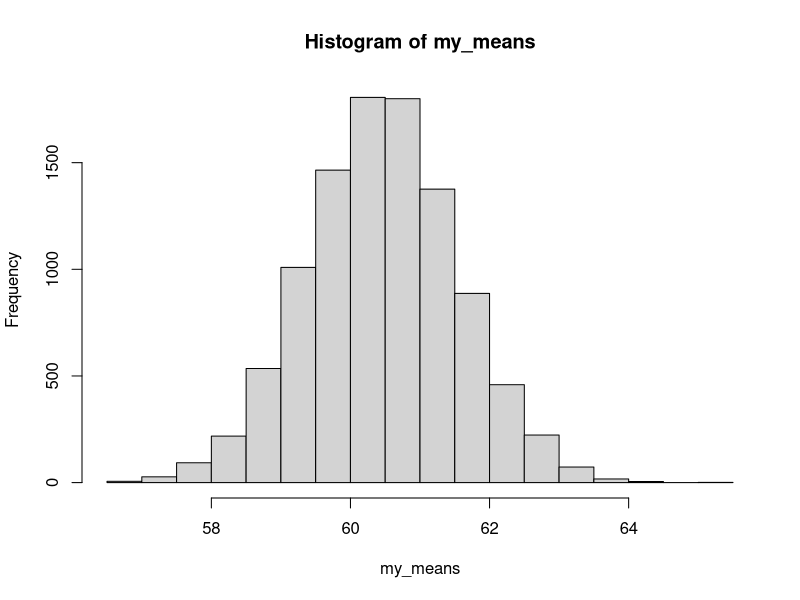

Write the R code that produced this figure.
# We select a sample from a population with unknown parameters. 
# But in this example we assume mean = 60 and sd = 8
set.seed(4791) # To ensure that the numbers we are going to generate after that will be based on the numbers generated here.
my_sample <- rnorm(50, mean = 60, sd = 8)


# We calculate the estimators of the mean and the sd from our sample
my_sample_mean <- mean(my_sample)
my_sample_sd <- sd(my_sample)


# We draw 10,000 bootstrap samples from a normal distribution with these parameters.
# At every draw, we calculate the mean and the sd
n_samples <- 10000
n <- 50

my_means <- 1:10000

for (i in 1:n_samples){
  bootstrap_sample <- rnorm(n, mean = my_sample_mean, sd = my_sample_sd)  
  my_means[i] <- mean(bootstrap_sample)
}

# We got an empirical sampling distributions of means. Let's look at it.
hist(my_means)

# We calculate our best point estimate of the population mean.
mean(my_means)

# Our interest here is the sd of our means, which will be the bootstrap estimate of the SE.
sd(my_means)

# To find the confidence interval, we could use this and the 97.5 percentile of the normal distribution
# (which you know to be 1.96) and create a confidence interval. Better yet, we could use a percentile of 
# a t-distribution to help us create this interval. After all, remember that we estimated the standard deviation,
# so that should lead us to the t_distribution. What is typically done, however, is neither of these. 
# Instead, we cut off the tails of our sampling distribution to find the confidence interval.
# We can proceed like this whether the distribution is normal or not.
# First we need to sort the means.

my_means <- sort(my_means)

# For a 95% interval, we need to cut off 2.5% off of each end. How many values is that?
0.025 * n_samples

# We want to cut off 250 from each end. That means I want to retain the 251st value
# in my ordered listed of means all the way to the 9750th value. Let's look at the two ends of the retained list.
c(my_means[251], my_means[9750])


